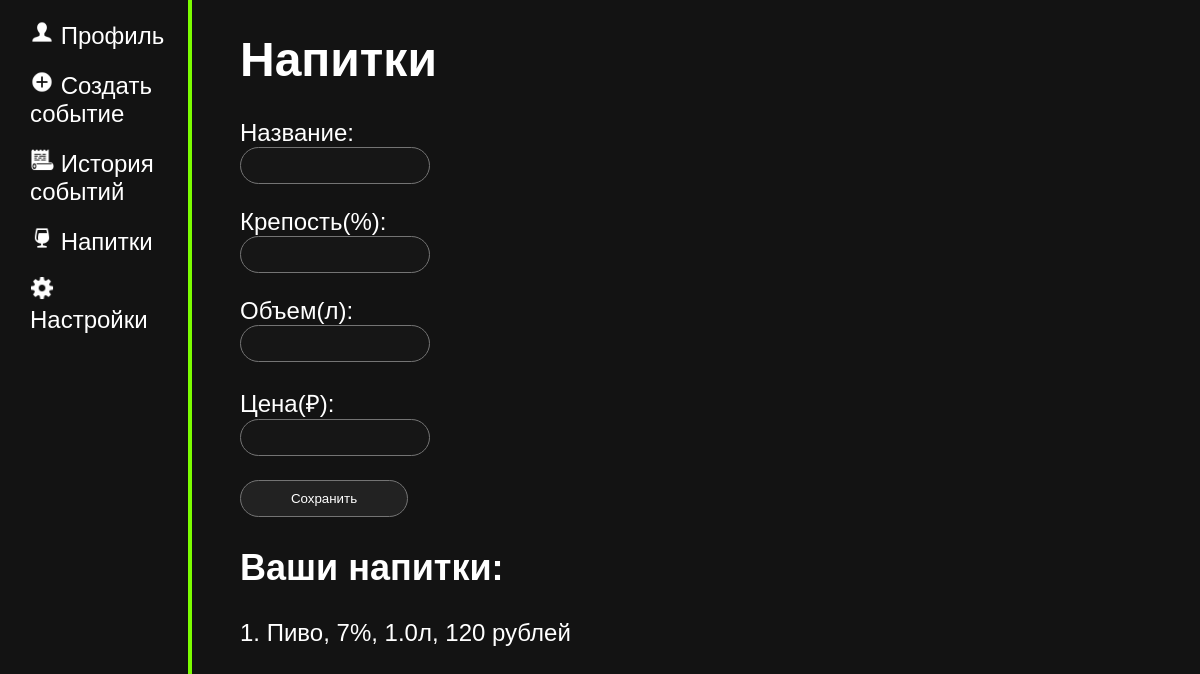
Page /drinks (signed in) on the committed database.
### tables this page shows
CREATE TABLE drink 
(
    id INTEGER PRIMARY KEY AUTOINCREMENT,
    title TEXT NOT NULL,
    price INTEGER NOT NULL,
    alcohol INTEGER NOT NULL,
    volume REAL NOT NULL,

    user_id INTEGER,
    FOREIGN KEY(user_id) REFERENCES user(id)
);

### main.py (the view, shortened to what this page needs)
@app.route("/drinks", methods = ["POST", "GET"])
@login_required
def drinks():
    drinks = D.get_drinks(current_user.get_id())
    return render_template("drinks.html", drinks = drinks)

### data.py (called while the page is built)
    def get_drinks(self, user_id):
        try:
            self.cursor.execute(f"SELECT id, title, alcohol, volume, price FROM drink WHERE user_id = {user_id} ORDER BY title")
            drinks = self.cursor.fetchall()
            return drinks
        except error:
            print("ОШИБКА! " + str(error))

    def get_user(self, user_id):
        try:
            self.cursor.execute(f"SELECT * FROM user WHERE id = {user_id} LIMIT 1")
            user = self.cursor.fetchone()
            return user
        except error:
                print("ОШИБКА! " + str(error))

### main.py (called while the page is built)
@login_manager.user_loader
def load_user(user_id):
    print("load user")
    return User().fromDB(user_id, D)

def connect_db():
    connect = sqlite3.connect(app.config['DATABASE'])
    connect.row_factory = sqlite3.Row
    return connect

def get_db():
    if not hasattr(g, "link_db"):
        g.link_db = connect_db()
        print("БАЗА ДАННЫХ ПОЛУЧЕНА")
    return g.link_db

@app.before_request
def before_request():
    global D
    db = get_db()
    D = Data(db)

### user.py (called while the page is built)
    def fromDB(self, user_id, db):
        self.__user = db.get_user(user_id)
        return self

    def get_id(self):
        return str(self.__user['id'])

### templates/drinks.html (shortened to what this page needs)
{% extends 'base.html' %}
{%block body%}
<div class="main">
    <h1>Напитки</h1>
    <div class="forma">
        <form action="" method="post">
            <p>Название: <br><input type="text" name="title" required></p>
            <p>Крепость(%): <br><input type="number" min="0" max="100" name="alcohol" required> </p>
            <p> Объем(л): <br><input type="number" name="volume" step="0.001" required> </p>
            <p> Цена(₽): <br><input type="number" name="price" required> </p>
            <p><input type="submit" value="Сохранить"></p>
        </form>
    </div>
    <h2>Ваши напитки:</h2>
    {%if drinks%}
    {%for i in drinks%}
    <div class="drinks">
        <p>{{loop.index}}. {{i.title}}, {{i.alcohol}}%, {{i.volume}}л, {{i.price}} рублей
        </p>
    </div>
    {%endfor%}
    {% else %}
    <p>У вас пока нет напитков, но вы можете их добавить</p>
    {%endif%}
</div>
{%endblock body%}

### static/css/main.css (style rules this page uses)
p, h1, a, br { color: rgb(255, 255, 255); text-decoration: none; }
body { color: rgb(255, 255, 255); padding: 0; margin: 0; font-family: Arial, Helvetica, sans-serif; font-size: 24px; background-color: rgb(19, 19, 19); }
.main { float: left; margin-left: 20%; width: 70%; }
.forma p { margin-bottom: 15px; }
.forma input, .forma textarea, .forma select { width: 20%; padding: 10px; border: 1px solid #747474; background-color: rgb(22, 22, 22); color: white; resize: none; border-radius: 10px; }
.forma input, .forma select { border-radius: 50px; }
.forma input[type="submit"] { background-color: rgb(34, 34, 34); color: #fff; cursor: pointer; transition: background-color 0.3s ease; }

### rows in the picture
drink: title "Пиво", alcohol "7", volume "1.0", price "120"
